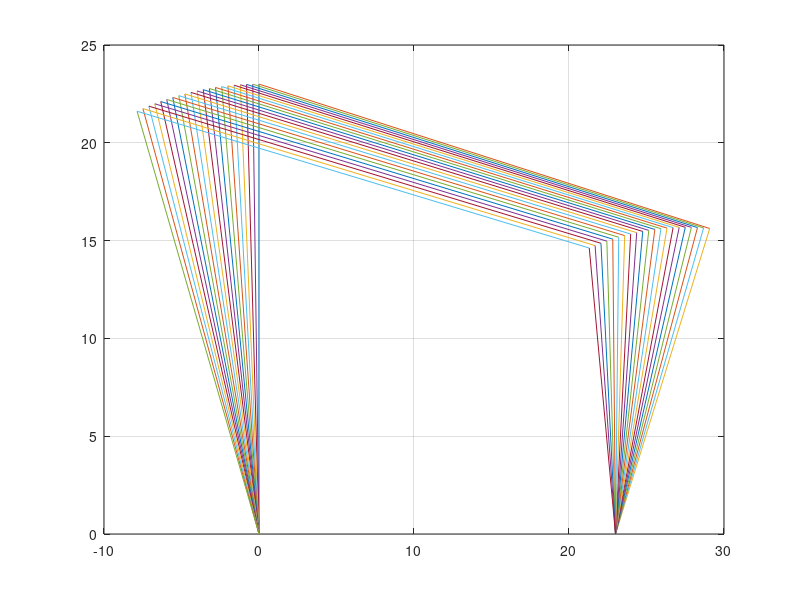

Source code (MATLAB):
clear all
close all

%https://www.youtube.com/watch?v=4O-XPJ7flLU

L0 = 23%;28.2843;
L1 = 23;
L2 = 30;
L3 = 23;

theta2 = 90:1:110;


for (i = 1:length(theta2) ) 
  
  AC(i) = sqrt(L0^2 + L1^2 - 2*L0*L1*cosd(theta2(i)));
  beta(i) = acosd((L0^2 + AC(i)^2 - L1^2) / (2*L2*AC(i)));
  psi(i) = acosd((L2^2 + AC(i)^2 - L3^2) / (2*L2*AC(i)));
  lamda(i) = acosd((L3^2 + AC(i)^2 - L2^2) / (2*L3*AC(i)));
  
  theta3(i) = psi(i) - beta(i);
  theta4(i) = 180 - lamda(i) - beta(i);
  
  if theta2(i) > 180
    theta3(i) = psi(i) + beta(i);
    theta4(i) = 180 - lamda(i) + beta(i);
  endif
  
  %Define joint positions
  Ox(i) = 0;
  Oy(i) = 0;
  
  Ax(i) = Ox(i) + L1*cosd(theta2(i));
  Ay(i) = Oy(i) + L1*sind(theta2(i));
    
  Bx(i) = Ox(i) + Ax(i) + L2*cosd(theta3(i));
  By(i) = Oy(i) + Ay(i) + L2*sind(theta3(i));
  
  Cx(i) = 23;
  Cy(i) = 0;  
   
  plot( [Ox(i) Ax(i)], [Oy(i) Ay(i)], [Ax(i) Bx(i)], [Ay(i) By(i)], ...
        [Bx(i) Cx(i)], [By(i) Cy(i)])
     
     hold on;  
     grid on;
     %axis equal;
     %axis ([-15 15 -15 10]);
     drawnow
     
  
end








